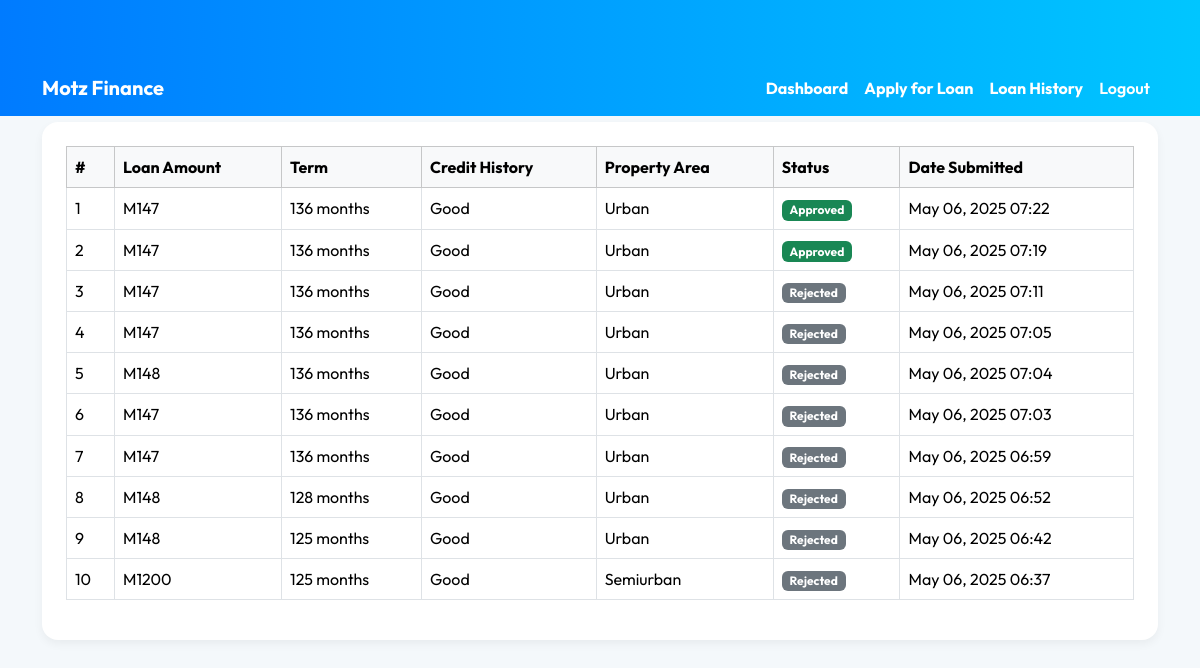
The app's page /customer/loan-history (signed in) with its own data.
### Service/models.py (models this page shows, shortened)
class LoanApplication(models.Model):
    GENDER_CHOICES = [('Male', 'Male'), ('Female', 'Female')]
    MARRIED_CHOICES = [('Yes', 'Yes'), ('No', 'No')]
    DEPENDENTS_CHOICES = [('0', '0'), ('1', '1'), ('2', '2'), ('3+', '3+')]
    EDUCATION_CHOICES = [('Graduate', 'Graduate'), ('Not Graduate', 'Not Graduate')]
    SELF_EMPLOYED_CHOICES = [('Yes', 'Yes'), ('No', 'No')]
    PROPERTY_AREA_CHOICES = [('Urban', 'Urban'), ('Semiurban', 'Semiurban'), ('Rural', 'Rural')]
    CREDIT_HISTORY_CHOICES = [(1, 'Yes'), (0, 'No')]
    user = models.ForeignKey(User, on_delete=models.CASCADE)
    gender = models.CharField(max_length=10, choices=GENDER_CHOICES)
    married = models.CharField(max_length=10, choices=MARRIED_CHOICES)
    dependents = models.CharField(max_length=2, choices=DEPENDENTS_CHOICES)
    education = models.CharField(max_length=20, choices=EDUCATION_CHOICES)
    self_employed = models.CharField(max_length=10, choices=SELF_EMPLOYED_CHOICES)
    applicant_income = models.PositiveIntegerField()
    coapplicant_income = models.PositiveIntegerField()
    loan_amount = models.PositiveIntegerField()
    loan_amount_term = models.PositiveIntegerField(help_text="In months (e.g. 360)")
    credit_history = models.IntegerField(choices=CREDIT_HISTORY_CHOICES)
    predicted_status = models.CharField(max_length=20, null=True, blank=True)
    prediction_score = models.FloatField(null=True, blank=True)
    property_area = models.CharField(max_length=20, choices=PROPERTY_AREA_CHOICES)
    created_at = models.DateTimeField(auto_now_add=True)
    recommended_amount = models.PositiveIntegerField(null=True, blank=True, help_text="Suggested amount if initial request not approved")

### Service/views.py (the view)
# urls.py: path('customer/loan-history', views.loan_history_view, name="loan_history"),
@login_required
def loan_history_view(request):
    loan_history = LoanApplication.objects.filter(user=request.user).order_by('-created_at')
    load_status = LoanApplication.objects.filter(user=request.user)
    return render(request, 'service/loan/history.html', {'loan_history': loan_history})

### Service/templates/service/loan/history.html (shortened to what this page needs)
<!DOCTYPE html>
<html lang="en">
<head>
    <link href="https://cdn.jsdelivr.net/npm/bootstrap@5.3.2/dist/css/bootstrap.min.css" rel="stylesheet">
</head>
<body>
    {% include "service/customer/navbar.html" %}
    <div class="container">
        <h2 class="mb-4">Your Loan History</h2>
        {% if loan_history %}
            <div class="card p-4">
                <div class="table-responsive">
                    <table class="table table-bordered table-hover align-middle">
                        <thead class="table-light">
                            <tr>
                                <th>#</th>
                                <th>Loan Amount</th>
                                <th>Term</th>
                                <th>Credit History</th>
                                <th>Property Area</th>
                                <th>Status</th>
                                <th>Date Submitted</th>
                            </tr>
                        </thead>
                        <tbody>
                            {% for loan in loan_history %}
                                <tr>
                                    <td>{{ forloop.counter }}</td>
                                    <td>M{{ loan.loan_amount }}</td>
                                    <td>{{ loan.loan_amount_term }} months</td>
                                    <td>{{ loan.credit_history|yesno:"Good,Bad" }}</td>
                                    <td>{{ loan.property_area }}</td>
                                    <td>
                                        {% if loan.predicted_status == 'Approved' %}
                                            <span class="badge bg-success">Approved</span>
                                        {% else %}
                                            <span class="badge bg-secondary">Rejected</span>
                                        {% endif %}
                                    </td>
                                    <td>{{ loan.created_at|date:"M d, Y H:i" }}</td>
                                </tr>
                            {% endfor %}
                        </tbody>
                    </table>
                </div>
            </div>
        {% else %}
            <div class="alert alert-info">You haven’t submitted any loan applications yet.</div>
        {% endif %}
    </div>
</body>
</html>

### Service/templates/service/loan/history.html (style rules this page uses)
body { font-family: 'Outfit', sans-serif; background: #f4f8fb; }
.container { margin-top: 60px; }
h2 { font-weight: 700; background: linear-gradient(to right, #007bff, #00c6ff); -webkit-background-clip: text; -webkit-text-fill-color: transparent; }
.card { border: none; border-radius: 16px; box-shadow: 0 4px 10px rgba(0,0,0,0.05); }
th { background-color: #e9f2fb; }

### records on screen
LoanApplication: loan_amount "147", loan_amount_term "136", credit_history "Good", property_area "Urban", predicted_status "Approved", created_at "May 06, 2025 07:22"
LoanApplication: loan_amount "147", loan_amount_term "136", credit_history "Good", property_area "Urban", predicted_status "Approved", created_at "May 06, 2025 07:19"
LoanApplication: loan_amount "147", loan_amount_term "136", credit_history "Good", property_area "Urban", predicted_status "Rejected", created_at "May 06, 2025 07:11"
LoanApplication: loan_amount "147", loan_amount_term "136", credit_history "Good", property_area "Urban", shows "Rejected", created_at "May 06, 2025 07:05"
LoanApplication: loan_amount "148", loan_amount_term "136", credit_history "Good", property_area "Urban", shows "Rejected", created_at "May 06, 2025 07:04"
LoanApplication: loan_amount "147", loan_amount_term "136", credit_history "Good", property_area "Urban", shows "Rejected", created_at "May 06, 2025 07:03"
LoanApplication: loan_amount "147", loan_amount_term "136", credit_history "Good", property_area "Urban", shows "Rejected", created_at "May 06, 2025 06:59"
LoanApplication: loan_amount "148", loan_amount_term "128", credit_history "Good", property_area "Urban", shows "Rejected", created_at "May 06, 2025 06:52"
LoanApplication: loan_amount "148", loan_amount_term "125", credit_history "Good", property_area "Urban", shows "Rejected", created_at "May 06, 2025 06:42"
LoanApplication: loan_amount "1200", loan_amount_term "125", credit_history "Good", property_area "Semiurban", shows "Rejected", created_at "May 06, 2025 06:37"
